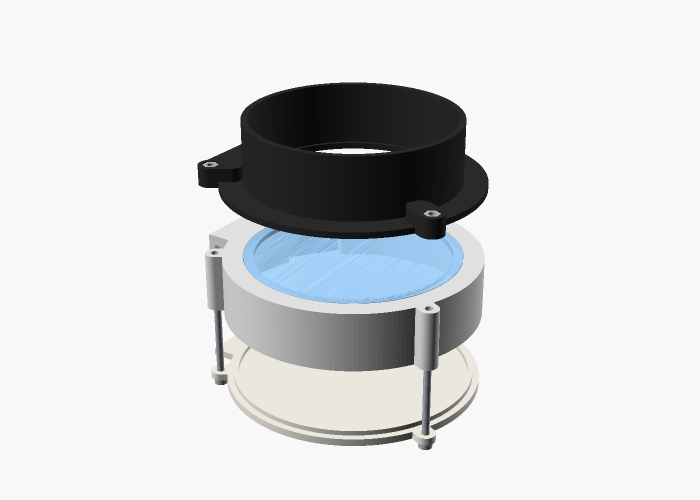
#> input picture docs/images/exploded.png, 1400 x 1000 px (shown at 1/2 size)
$ python annotate.py
#> lines starting #> are read from the running program, lines starting #| are printed output that depends on the picture
"""Adds callout labels to a few of the rendered images (run by render_images.sh)."""
from PIL import Image, ImageDraw, ImageFont
import sys

FONT = "/System/Library/Fonts/Helvetica.ttc"
try:
    font = ImageFont.truetype(FONT, 30)
except OSError:
    font = ImageFont.load_default()

def label(d, text, anchor, target):
    """text box at anchor (x, y = box centre), leader line to target (x, y)."""
    l, t, r, b = d.textbbox((0, 0), text, font=font)
    w, h = r - l + 24, b - t + 18
    x, y = anchor
    box = (x - w / 2, y - h / 2, x + w / 2, y + h / 2)
    d.line([(x, y), target], fill="#222222", width=3)
    d.ellipse([target[0] - 7, target[1] - 7, target[0] + 7, target[1] + 7], fill="#d9480f", outline="white", width=2)
    d.rounded_rectangle(box, radius=8, fill="white", outline="#222222", width=2)
    d.text((x - w / 2 + 12 - l, y - h / 2 + 9 - t), text, fill="#111111", font=font)

def annotate(src, dst, items):
#> called with src = 'images/exploded.png', dst = 'images/exploded_labeled.png'
    im = Image.open(src).convert("RGB")
#> im is the input picture: PIL image 1400x1000 RGB; mean R, G, B 215.3, 216.7, 217.7
    d = ImageDraw.Draw(im)
    for text, anchor, target in items:
        label(d, text, anchor, target)
    im.save(dst)
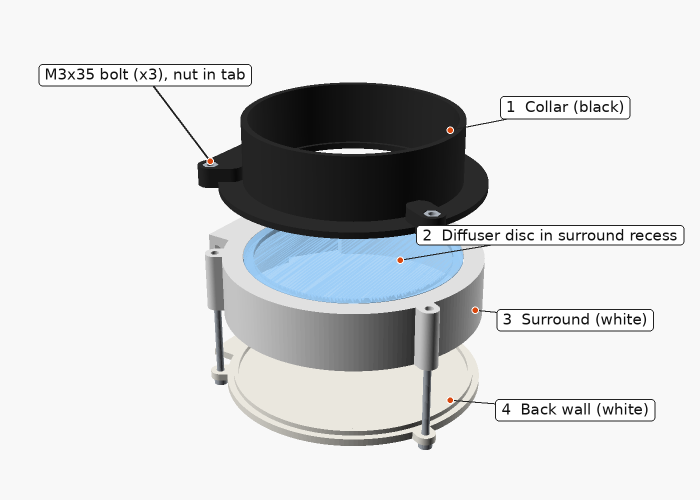
#> saved as exploded_labeled.png: PIL image 1400x1000 RGB (shown at 1/2 size); mean R, G, B 212.9, 214.3, 215.2

annotate("images/exploded.png", "images/exploded_labeled.png", [
    ("1  Collar (black)",                   (1130, 215), (900, 260)),
    ("2  Diffuser disc in surround recess", (1100, 470), (800, 520)),
    ("3  Surround (white)",                 (1150, 640), (950, 620)),
    ("4  Back wall (white)",                 (1150, 820), (900, 800)),
    ("M3x35 bolt (x3), nut in tab",           (290, 150),  (420, 322)),
])
annotate("images/components_fit.png", "images/components_fit_labeled.png", [
    ("Diffuser disc",             (1140, 700), (800, 500)),
    ("LED strip (on edge)",       (1130, 190), (985, 330)),
    ("Baffle skirt",              (250, 250),  (452, 440)),
    ("Buck-converter pocket",     (250, 800),  (500, 560)),
    ("Bolt lug (x3)",             (1000, 90),  (762, 195)),
])
#> call 2 of annotate, with src = 'images/components_fit.png', dst = 'images/components_fit_labeled.png'
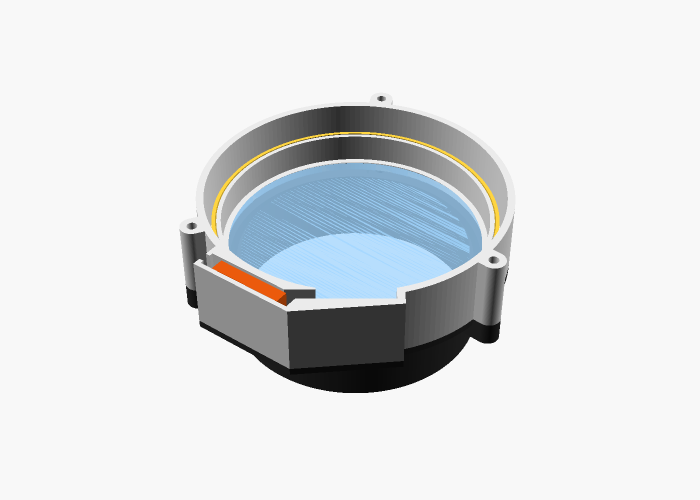
#> input picture docs/images/components_fit.png, 1400 x 1000 px (shown at 1/2 size)
#> in annotate, im is the input picture: PIL image 1400x1000 RGB; mean R, G, B 222.2, 224.7, 226.4
#> in annotate (call 2), `im.save(dst)`:
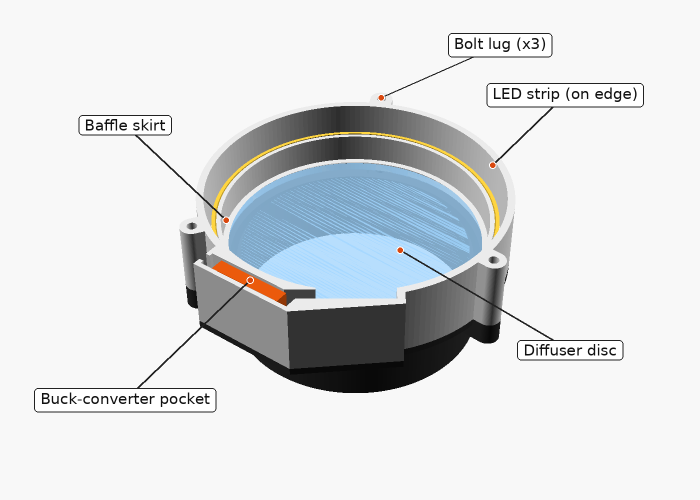
#> saved as components_fit_labeled.png: PIL image 1400x1000 RGB (shown at 1/2 size); mean R, G, B 219.8, 222.3, 223.9
annotate("images/nut_pocket_detail.png", "images/nut_pocket_detail_labeled.png", [
    ("M3 nut drops in from the top", (1050, 200), (785, 355)),
    ("Hex pocket in the tab end", (1050, 820), (772, 522)),
])
#> call 3 of annotate, with src = 'images/nut_pocket_detail.png', dst = 'images/nut_pocket_detail_labeled.png'
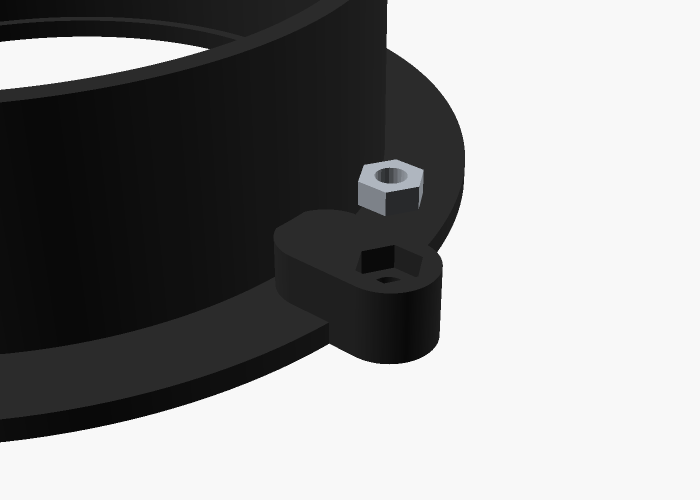
#> input picture docs/images/nut_pocket_detail.png, 1400 x 1000 px (shown at 1/2 size)
#> in annotate, im is the input picture: PIL image 1400x1000 RGB; mean R, G, B 143.3, 143.3, 143.4
#> in annotate (call 3), `im.save(dst)`:
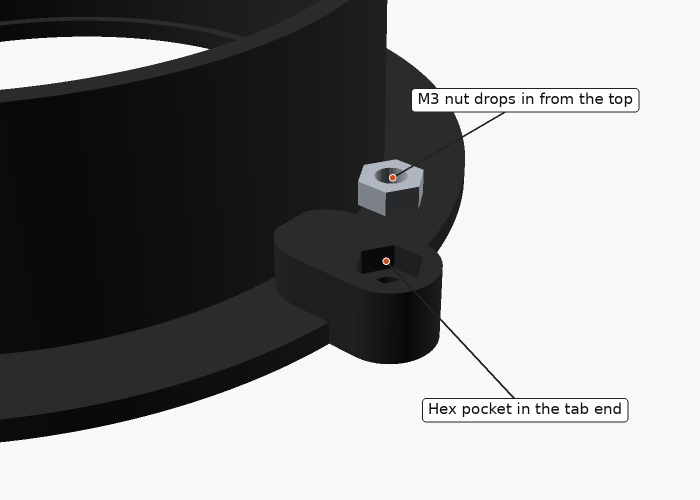
#> saved as nut_pocket_detail_labeled.png: PIL image 1400x1000 RGB (shown at 1/2 size); mean R, G, B 142.4, 142.5, 142.5
print("labeled images written")
